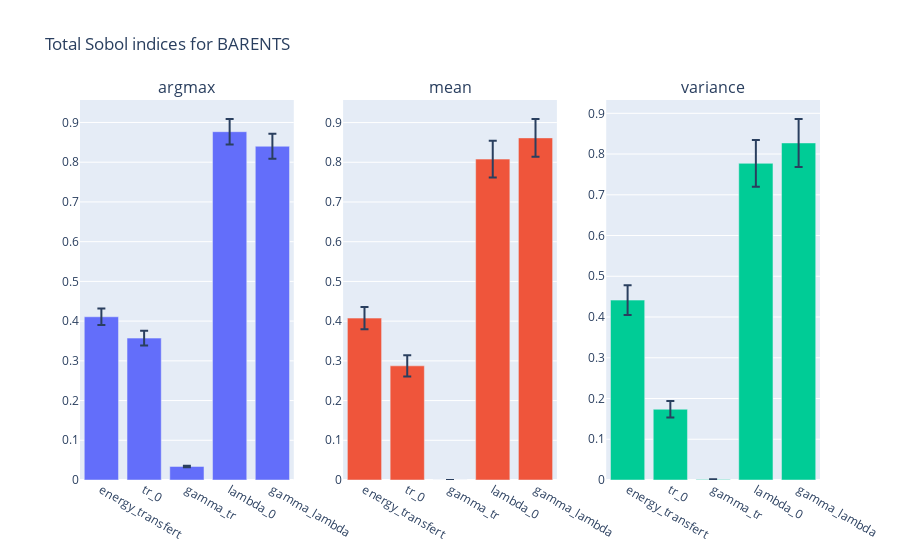
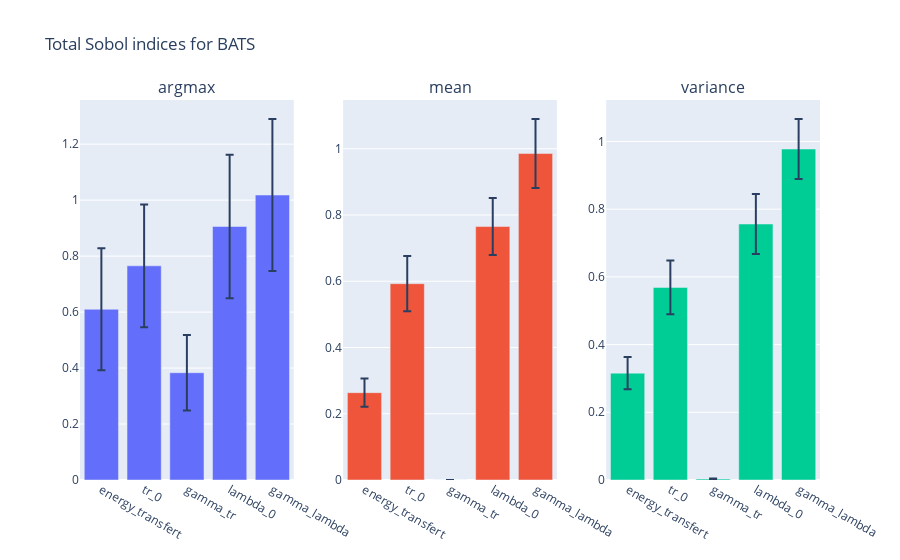
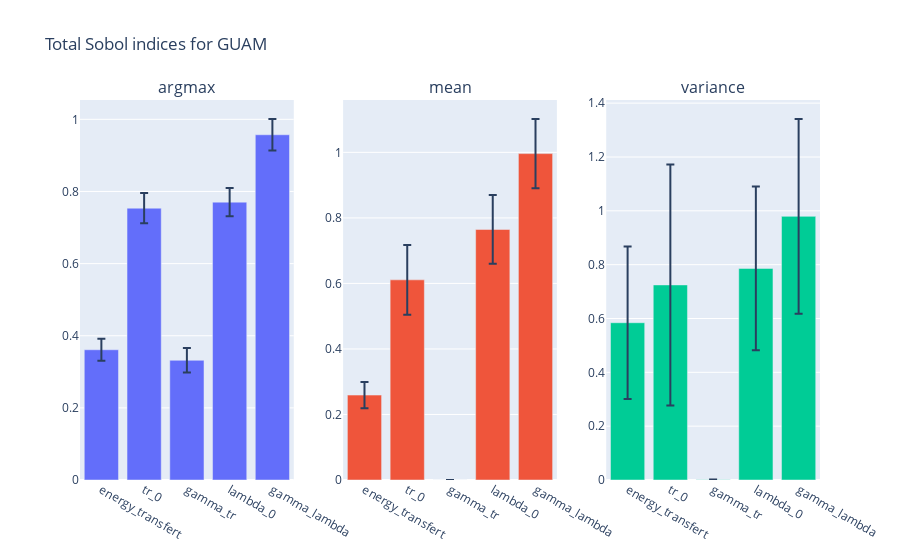
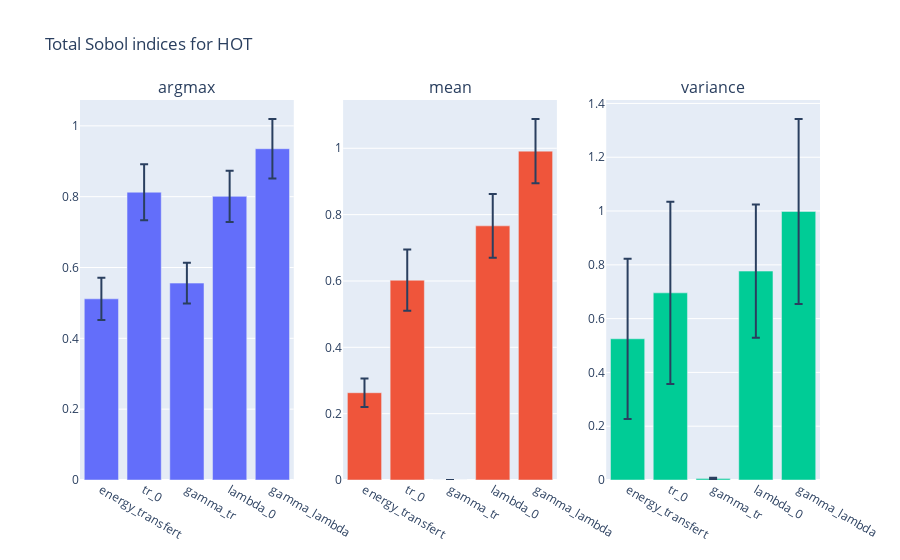

These figures' notebook cell, in order:
### Code cell
for fig in plot_total_sobol_analysis(sp, stations, quantity_of_interest_function):
    fig.show()

### Figure 1 — Plotly figure (JSON) as saved in the notebook; plotly's stock layout.template omitted (floating-point values rounded to 4 significant figures)
{"data": [{"error_y": {"array": [0.02069, 0.01832, 0.002036, 0.03198, 0.0313], "type": "data"}, "name": "argmax", "type": "bar", "x": ["energy_transfert", "tr_0", "gamma_tr", "lambda_0", "gamma_lambda"], "xaxis": "x", "y": [0.4109, 0.3572, 0.03412, 0.8768, 0.8402], "yaxis": "y"}, {"error_y": {"array": [0.02827, 0.02671, 5.822e-06, 0.04601, 0.04759], "type": "data"}, "name": "mean", "type": "bar", "x": ["energy_transfert", "tr_0", "gamma_tr", "lambda_0", "gamma_lambda"], "xaxis": "x2", "y": [0.4076, 0.2875, 2.98e-05, 0.808, 0.8614], "yaxis": "y2"}, {"error_y": {"array": [0.03657, 0.02017, 0.0002124, 0.0575, 0.05875], "type": "data"}, "name": "variance", "type": "bar", "x": ["energy_transfert", "tr_0", "gamma_tr", "lambda_0", "gamma_lambda"], "xaxis": "x3", "y": [0.4415, 0.1736, 0.001453, 0.7772, 0.8273], "yaxis": "y3"}], "layout": {"annotations": [{"font": {"size": 16}, "showarrow": false, "text": "argmax", "x": 0.1444, "xanchor": "center", "xref": "paper", "y": 1, "yanchor": "bottom", "yref": "paper"}, {"font": {"size": 16}, "showarrow": false, "text": "mean", "x": 0.5, "xanchor": "center", "xref": "paper", "y": 1, "yanchor": "bottom", "yref": "paper"}, {"font": {"size": 16}, "showarrow": false, "text": "variance", "x": 0.8556, "xanchor": "center", "xref": "paper", "y": 1, "yanchor": "bottom", "yref": "paper"}], "showlegend": false, "title": {"text": "Total Sobol indices for BARENTS"}, "xaxis": {"anchor": "y", "domain": [0, 0.2889]}, "xaxis2": {"anchor": "y2", "domain": [0.3556, 0.6444]}, "xaxis3": {"anchor": "y3", "domain": [0.7111, 1]}, "yaxis": {"anchor": "x", "domain": [0, 1]}, "yaxis2": {"anchor": "x2", "domain": [0, 1]}, "yaxis3": {"anchor": "x3", "domain": [0, 1]}}}

### Figure 2 — Plotly figure (JSON) as saved in the notebook; plotly's stock layout.template omitted (floating-point values rounded to 4 significant figures)
{"data": [{"error_y": {"array": [0.218, 0.2195, 0.1351, 0.2563, 0.2716], "type": "data"}, "name": "argmax", "type": "bar", "x": ["energy_transfert", "tr_0", "gamma_tr", "lambda_0", "gamma_lambda"], "xaxis": "x", "y": [0.61, 0.7653, 0.3833, 0.9059, 1.018], "yaxis": "y"}, {"error_y": {"array": [0.04247, 0.08363, 7.083e-06, 0.08619, 0.1043], "type": "data"}, "name": "mean", "type": "bar", "x": ["energy_transfert", "tr_0", "gamma_tr", "lambda_0", "gamma_lambda"], "xaxis": "x2", "y": [0.2637, 0.5927, 1.779e-05, 0.7651, 0.9855], "yaxis": "y2"}, {"error_y": {"array": [0.04745, 0.07944, 0.001378, 0.08878, 0.08875], "type": "data"}, "name": "variance", "type": "bar", "x": ["energy_transfert", "tr_0", "gamma_tr", "lambda_0", "gamma_lambda"], "xaxis": "x3", "y": [0.3157, 0.5689, 0.003095, 0.7562, 0.9776], "yaxis": "y3"}], "layout": {"annotations": [{"font": {"size": 16}, "showarrow": false, "text": "argmax", "x": 0.1444, "xanchor": "center", "xref": "paper", "y": 1, "yanchor": "bottom", "yref": "paper"}, {"font": {"size": 16}, "showarrow": false, "text": "mean", "x": 0.5, "xanchor": "center", "xref": "paper", "y": 1, "yanchor": "bottom", "yref": "paper"}, {"font": {"size": 16}, "showarrow": false, "text": "variance", "x": 0.8556, "xanchor": "center", "xref": "paper", "y": 1, "yanchor": "bottom", "yref": "paper"}], "showlegend": false, "title": {"text": "Total Sobol indices for BATS"}, "xaxis": {"anchor": "y", "domain": [0, 0.2889]}, "xaxis2": {"anchor": "y2", "domain": [0.3556, 0.6444]}, "xaxis3": {"anchor": "y3", "domain": [0.7111, 1]}, "yaxis": {"anchor": "x", "domain": [0, 1]}, "yaxis2": {"anchor": "x2", "domain": [0, 1]}, "yaxis3": {"anchor": "x3", "domain": [0, 1]}}}

### Figure 3 — Plotly figure (JSON) as saved in the notebook; plotly's stock layout.template omitted (floating-point values rounded to 4 significant figures)
{"data": [{"error_y": {"array": [0.03076, 0.04186, 0.03407, 0.03891, 0.04371], "type": "data"}, "name": "argmax", "type": "bar", "x": ["energy_transfert", "tr_0", "gamma_tr", "lambda_0", "gamma_lambda"], "xaxis": "x", "y": [0.3611, 0.7536, 0.3319, 0.7704, 0.9572], "yaxis": "y"}, {"error_y": {"array": [0.03982, 0.1062, 2.755e-06, 0.1048, 0.1057], "type": "data"}, "name": "mean", "type": "bar", "x": ["energy_transfert", "tr_0", "gamma_tr", "lambda_0", "gamma_lambda"], "xaxis": "x2", "y": [0.2592, 0.6109, 5.347e-06, 0.7647, 0.9962], "yaxis": "y2"}, {"error_y": {"array": [0.2833, 0.4478, 0.000796, 0.3042, 0.3617], "type": "data"}, "name": "variance", "type": "bar", "x": ["energy_transfert", "tr_0", "gamma_tr", "lambda_0", "gamma_lambda"], "xaxis": "x3", "y": [0.5842, 0.7247, 0.001153, 0.786, 0.9794], "yaxis": "y3"}], "layout": {"annotations": [{"font": {"size": 16}, "showarrow": false, "text": "argmax", "x": 0.1444, "xanchor": "center", "xref": "paper", "y": 1, "yanchor": "bottom", "yref": "paper"}, {"font": {"size": 16}, "showarrow": false, "text": "mean", "x": 0.5, "xanchor": "center", "xref": "paper", "y": 1, "yanchor": "bottom", "yref": "paper"}, {"font": {"size": 16}, "showarrow": false, "text": "variance", "x": 0.8556, "xanchor": "center", "xref": "paper", "y": 1, "yanchor": "bottom", "yref": "paper"}], "showlegend": false, "title": {"text": "Total Sobol indices for GUAM"}, "xaxis": {"anchor": "y", "domain": [0, 0.2889]}, "xaxis2": {"anchor": "y2", "domain": [0.3556, 0.6444]}, "xaxis3": {"anchor": "y3", "domain": [0.7111, 1]}, "yaxis": {"anchor": "x", "domain": [0, 1]}, "yaxis2": {"anchor": "x2", "domain": [0, 1]}, "yaxis3": {"anchor": "x3", "domain": [0, 1]}}}

### Figure 4 — Plotly figure (JSON) as saved in the notebook; plotly's stock layout.template omitted (floating-point values rounded to 4 significant figures)
{"data": [{"error_y": {"array": [0.05946, 0.07886, 0.05762, 0.07244, 0.08391], "type": "data"}, "name": "argmax", "type": "bar", "x": ["energy_transfert", "tr_0", "gamma_tr", "lambda_0", "gamma_lambda"], "xaxis": "x", "y": [0.5115, 0.8126, 0.5559, 0.8009, 0.9354], "yaxis": "y"}, {"error_y": {"array": [0.043, 0.09237, 2.388e-06, 0.09636, 0.09687], "type": "data"}, "name": "mean", "type": "bar", "x": ["energy_transfert", "tr_0", "gamma_tr", "lambda_0", "gamma_lambda"], "xaxis": "x2", "y": [0.2631, 0.6023, 4.925e-06, 0.7661, 0.9914], "yaxis": "y2"}, {"error_y": {"array": [0.2979, 0.3386, 0.003375, 0.2479, 0.3438], "type": "data"}, "name": "variance", "type": "bar", "x": ["energy_transfert", "tr_0", "gamma_tr", "lambda_0", "gamma_lambda"], "xaxis": "x3", "y": [0.525, 0.6957, 0.005251, 0.7767, 0.9984], "yaxis": "y3"}], "layout": {"annotations": [{"font": {"size": 16}, "showarrow": false, "text": "argmax", "x": 0.1444, "xanchor": "center", "xref": "paper", "y": 1, "yanchor": "bottom", "yref": "paper"}, {"font": {"size": 16}, "showarrow": false, "text": "mean", "x": 0.5, "xanchor": "center", "xref": "paper", "y": 1, "yanchor": "bottom", "yref": "paper"}, {"font": {"size": 16}, "showarrow": false, "text": "variance", "x": 0.8556, "xanchor": "center", "xref": "paper", "y": 1, "yanchor": "bottom", "yref": "paper"}], "showlegend": false, "title": {"text": "Total Sobol indices for HOT"}, "xaxis": {"anchor": "y", "domain": [0, 0.2889]}, "xaxis2": {"anchor": "y2", "domain": [0.3556, 0.6444]}, "xaxis3": {"anchor": "y3", "domain": [0.7111, 1]}, "yaxis": {"anchor": "x", "domain": [0, 1]}, "yaxis2": {"anchor": "x2", "domain": [0, 1]}, "yaxis3": {"anchor": "x3", "domain": [0, 1]}}}
